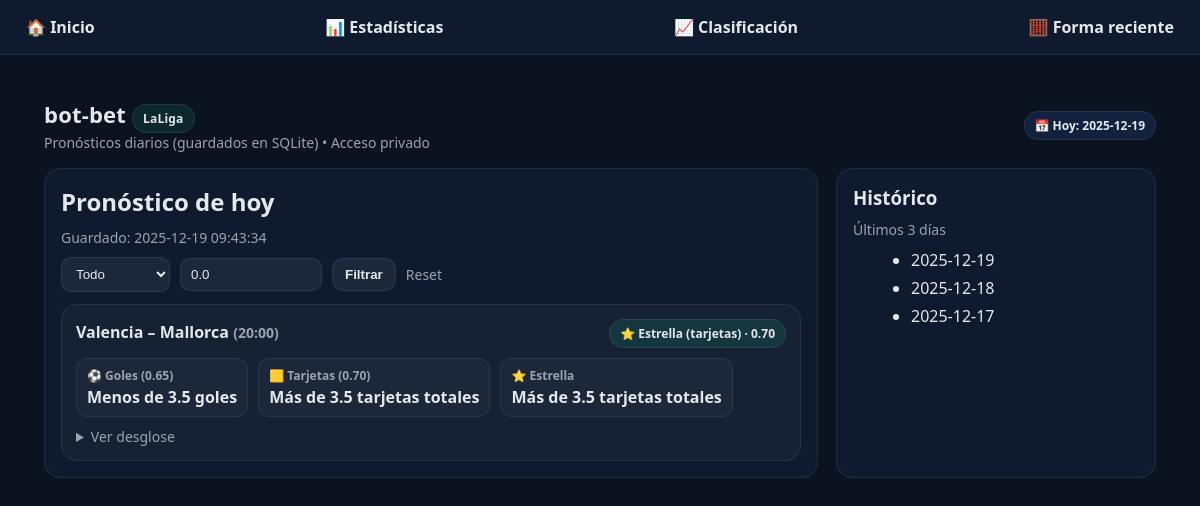
Before: / with the older database file.
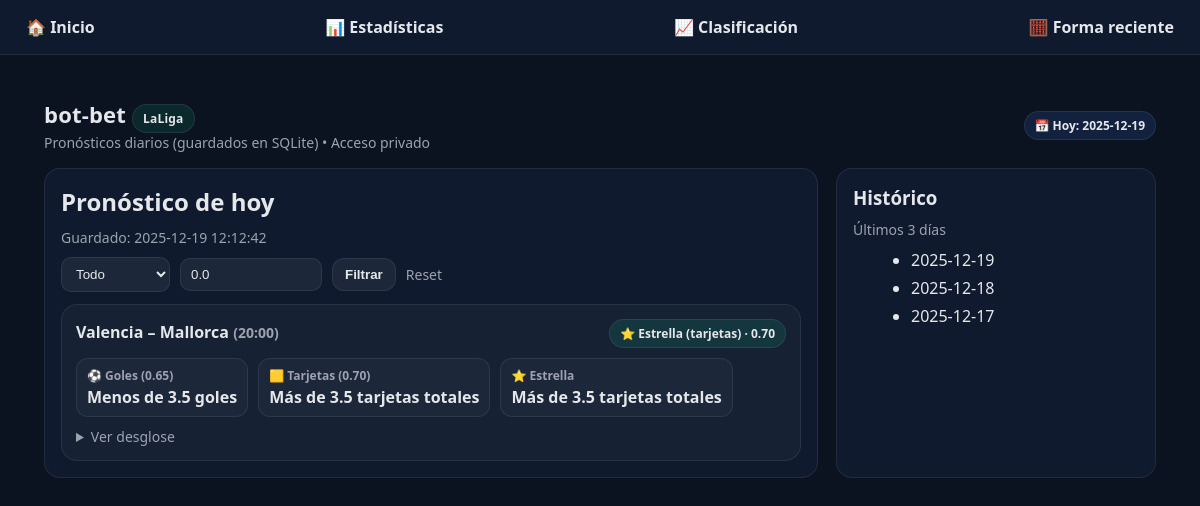
After: the same page with the newer database file.
### tables this page shows
CREATE TABLE predictions (
            day TEXT PRIMARY KEY,
            content TEXT NOT NULL,
            created_at TEXT NOT NULL DEFAULT (datetime('now'))
        , payload_json TEXT);

### bot_bet/webapp/app.py (the view)
@app.get("/", response_class=HTMLResponse)
def index(request: Request):
    today = date.today().isoformat()
    days = fetch_days(limit=120)
    today_row = fetch_prediction(today)
    pick_type = request.query_params.get("type", "all")
    try:
        min_conf = float(request.query_params.get("min_conf", "0"))
    except Exception:
        min_conf = 0.0
    payload_matches = []
    text_matches = []
    payload = None
    if today_row:
        payload = parse_payload(today_row)
        if payload and payload.get("matches") is not None:
            payload_matches = filter_payload_matches(payload, pick_type, min_conf)
        else:
            text_matches = split_into_match_blocks(today_row["content"])
    return templates.TemplateResponse("index.html", {
        "request": request,
        "today": today,
        "today_row": today_row,
        "days": days,
        "payload": payload,
        "payload_matches": payload_matches,
        "text_matches": text_matches,
        "pick_type": pick_type,
        "min_conf": min_conf,
        "extract_match_title": extract_match_title_from_text_block,
    })

### bot_bet/webapp/templates/index.html (shortened to what this page needs)
{% extends "base.html" %}
{% block content %}
<div class="wrap">
  <div class="topbar">
    <div>
      <div class="title">bot-bet <span class="badge b-green">LaLiga</span></div>
      <div class="muted">Pronósticos diarios (guardados en SQLite) • Acceso privado</div>
    </div>
    <div class="actions" aria-label="Acciones">
      <span class="badge b-blue">📅 Hoy: {{ today }}</span>
    </div>
  </div>
  <div class="grid">
    <div class="card">
      <h2>Pronóstico de hoy</h2>
      {% if today_row %}
        <div class="muted">Guardado: {{ today_row["created_at"] }}</div>
        <form class="toolbar" method="get" action="/" aria-label="Filtros de pronóstico">
          <select id="type" name="type" aria-label="Tipo de estrella">
            <option value="all" {% if pick_type == "all" %}selected{% endif %}>Todo</option>
          </select>
          <input
            id="min_conf"
            name="min_conf"
            class="w-120"
            type="number"
            step="0.05"
            min="0"
            max="1"
            value="{{ min_conf }}"
            placeholder="0.80"
            aria-label="Confianza mínima"
          />
          <button class="btn" type="submit" aria-label="Aplicar filtros">Filtrar</button>
          <a class="muted" href="/" aria-label="Reset filtros">Reset</a>
        </form>
        {% if payload and payload_matches and payload_matches|length > 0 %}
          <div class="matches">
            {% for m in payload_matches %}
              <div class="match-card">
                <div class="match-head">
                  <div class="match-title">
                    {{ m["home"] }} – {{ m["away"] }}
                    <span class="muted">({{ m["kickoff"] }})</span>
                  </div>
                  {% set st = m["star"] %}
                  {% if st["type"] == "goles" %}
                    <span class="badge b-blue">⭐ Estrella (goles) · {{ "%.2f"|format(st["confidence"]) }}</span>
                  {% else %}
                    <span class="badge b-green">⭐ Estrella (tarjetas) · {{ "%.2f"|format(st["confidence"]) }}</span>
                  {% endif %}
                </div>
                <div class="row">
                  {% set g = m["picks"]["goles"] %}
                  <div class="pill">
                    <strong>⚽ Goles ({{ "%.2f"|format(g["confidence"]) }})</strong>
                    <span>{{ g["pick"] }}</span>
                  </div>
                  {% set c = m["picks"]["tarjetas"] %}
                  <div class="pill">
                    <strong>🟨 Tarjetas ({{ "%.2f"|format(c["confidence"]) }})</strong>
                    <span>{{ c["pick"] if c["pick"] else "Sin pick" }}</span>
                  </div>
                  <div class="pill">
                    <strong>⭐ Estrella</strong>
                    <span>{{ st["pick"] }}</span>
                  </div>
                </div>
                <details class="details">
                  <summary class="muted">Ver desglose</summary>
                </details>
              </div>
            {% endfor %}
          </div>
        {% else %}
          <p class="muted">No hay partidos (o no hay payload) para hoy.</p>
          <div class="match-body">{{ today_row["content"] }}</div>
        {% endif %}
      {% else %}
        <p class="muted">Todavía no hay pronóstico guardado hoy.</p>
      {% endif %}
    </div>
    <div class="card">
      <h3>Histórico</h3>
      <div class="muted">Últimos {{ days|length }} días</div>
      <ul>
        {% for d in days %}
          <li><a href="/day/{{ d }}">{{ d }}</a></li>
        {% endfor %}
      </ul>
    </div>
  </div>
</div>
{% endblock %}

Changed rows visible on the page:
changed predictions "2025-12-19": created_at "2025-12-19 09:43:34" → "2025-12-19 12:12:42"
